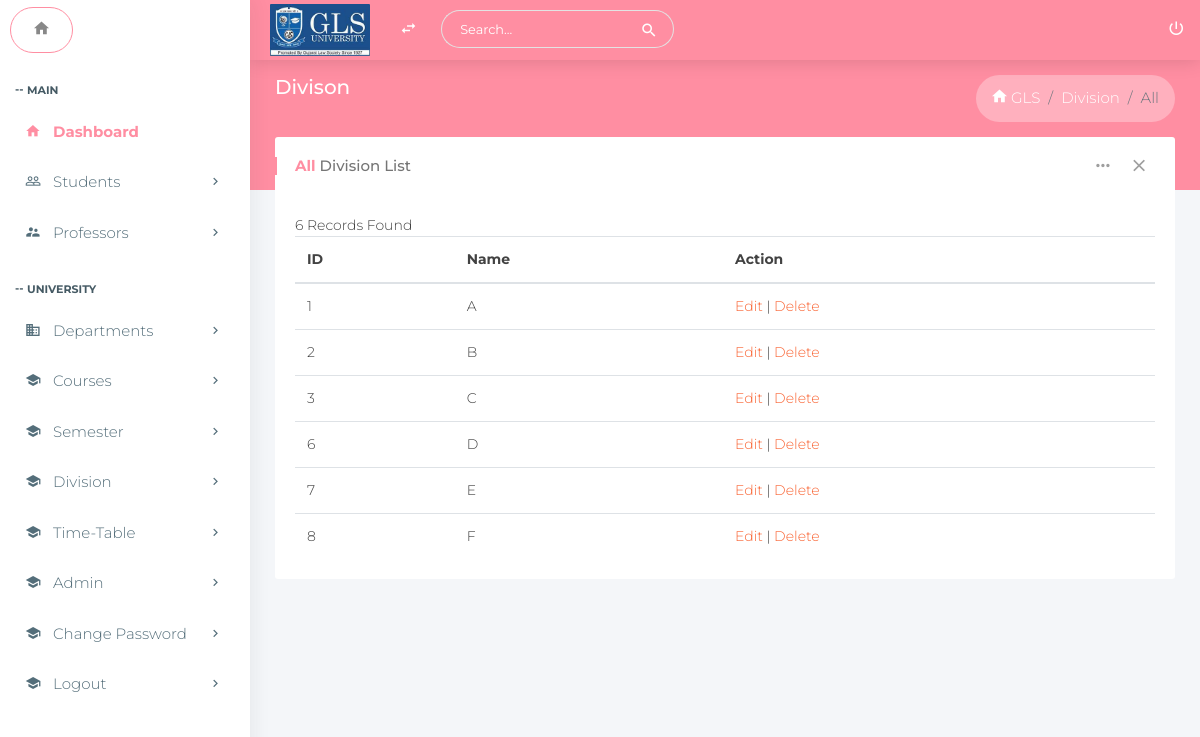
The app's page /admin/division-list.php with its own data.
### tables this page shows
CREATE TABLE `tbl_division` (
  `division_id` int(11) NOT NULL,
  `division_name` varchar(21) NOT NULL
);

### admin/division-list.php (the view, shortened to what this page needs)
<!doctype html>
<html class="no-js " lang="en">
<head>
<link rel="stylesheet" href="assets/plugins/bootstrap/css/bootstrap.min.css">
<link href="assets/plugins/jquery-datatable/dataTables.bootstrap4.min.css" rel="stylesheet">
<link rel="stylesheet" href="assets/css/main.css">
<link rel="stylesheet" href="assets/css/color_skins.css">
</head>
<body class="theme-blush">
<?php
include './topbar.php';
?>
<?php
include './leftsidebar.php';
?>
<section class="content">
    <div class="block-header">
        <div class="row">
            <div class="col-lg-7 col-md-5 col-sm-12">
                <h2>Divison
                </h2>
            </div>
            <div class="col-lg-5 col-md-7 col-sm-12">
                <ul class="breadcrumb float-md-right">
                    <li class="breadcrumb-item"><a href="index.php"><i class="zmdi zmdi-home"></i> GLS</a></li>
                    <li class="breadcrumb-item"><a href="departments.php">Division</a></li>
                    <li class="breadcrumb-item active">All</li>
                </ul>
            </div>
        </div>
    </div>
    <div class="container-fluid">
        <div class="row clearfix">
            <div class="col-lg-12 col-md-12">
                <div class="card">
                    <div class="header">
                        <h2><strong>All</strong> Division List</h2>
                        <ul class="header-dropdown">
                            <li class="dropdown"> <a href="javascript:void(0);" class="dropdown-toggle" data-toggle="dropdown" role="button" aria-haspopup="true" aria-expanded="false"> <i class="zmdi zmdi-more"></i> </a>
                            </li>
                            <li class="remove">
                                <a role="button" class="boxs-close"><i class="zmdi zmdi-close"></i></a>
                            </li>
                        </ul>
                    </div>
                    <div class="body table-responsive">
                        <table class='table table-hover m-b-0'>
                            <thead>
                                <tr>
                                    <th>ID</th>
                                    <th>Name</th>
                                    <th>Action</th>
                                </tr>
                            </thead>
                            <tbody>
                            <?php
                                    $connection = mysqli_connect("localhost", "root", "", "student_automated_timetable_generator");
                                    $q = mysqli_query($connection, "select * from tbl_division") or die(mysqli_error($connection));
                                    while($data = mysqli_fetch_array($q)){
                                        echo "<tr>";
                                        echo "<td>{$data['division_id']}</td>";
                                        echo "<td>{$data['division_name']}</td>";
                                        echo "<td><a href='division-edit.php?eid={$data['division_id']}'>Edit</a> | <a href='division-list.php?did={$data['division_id']}'>Delete</a></td>";
                                        echo "</tr>";
                                    }
                                    ?>
                            </tbody>
                        </table>
                    </div>
                </div>
            </div>
        </div>
    </div>
</section>
</body>
</html>

### admin/assets/css/color_skins.css (style rules this page uses)
.theme-blush .block-header h2 { color:#fff }
.theme-blush section.content:before { background-color:#ff8ea2 }
.theme-blush .card .header h2:before { background:#ff8ea2 }
.theme-blush .card .header h2 strong { color:#ff8ea2 }

### records on screen
tbl_division: division_id "1", division_name "A"
tbl_division: division_id "2", division_name "B"
tbl_division: division_id "3", division_name "C"
tbl_division: division_id "6", division_name "D"
tbl_division: division_id "7", division_name "E"
tbl_division: division_id "8", division_name "F"
